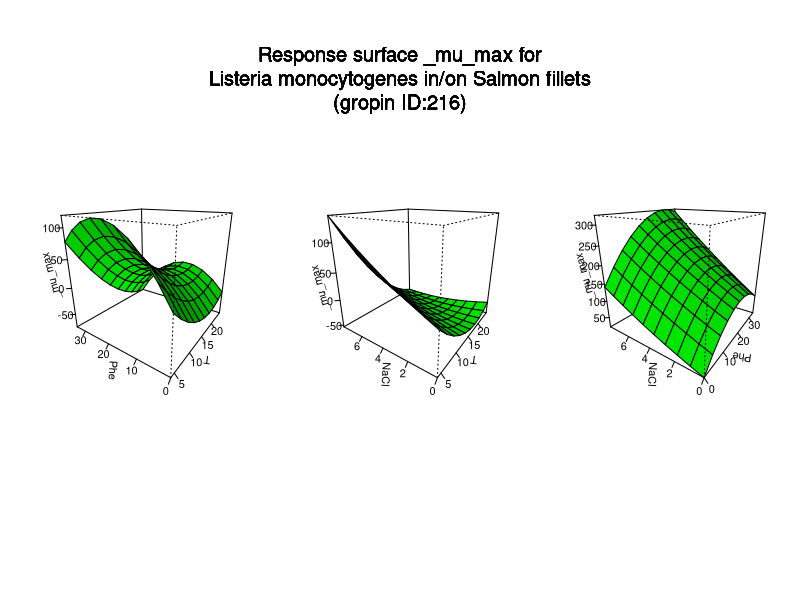

Here is the R script that generated this plot:
#############################
# start of Parameter script
#############################
T <- seq(4.004,24.975024975025,length.out=10)
Phe <- seq(0,33.966033966034,length.out=10)
NaCl <- seq(0,7.99200799200799,length.out=10)
#############################
# end of Parameter script
#############################
############################# 
# start of Model script Gropin ID 216 
#############################
 
# constant coefficients for this model
 
variables <- data.frame(T,Phe,NaCl)
argumentsPar <- unique.data.frame(expand.grid(variables))
 
# heart of the model
response_surface <- function(T,Phe,NaCl) {
   mumax <-(61.354-11.657*T+10.159*Phe+14.752*NaCl-0.147*(T*Phe)-0.863*(T*NaCl)+0.423*(Phe*NaCl)+0.321*(T^2)-0.231*(Phe^2)+0.485*(NaCl^2))

	return(mumax=mumax)
} 

# output parameters
responseSurface <- cbind(argumentsPar,response_surface(argumentsPar['T'],argumentsPar['Phe'],argumentsPar['NaCl']))
colnames(responseSurface) <- c(colnames(argumentsPar),'mumax')
#############################
# End of Model script
#############################
############################# 
# start of Visualisation script Gropin ID 216 
#############################
titleText <-'Response surface _mu_max for
Listeria monocytogenes in/on Salmon fillets
(gropin ID:216)'
argPar1 <- unique.data.frame(expand.grid(T,Phe))
argPar2 <- unique.data.frame(expand.grid(T,NaCl))
argPar3 <- unique.data.frame(expand.grid(Phe,NaCl))
z1 <- matrix(unlist(response_surface(T = argPar1[1],Phe = argPar1[2],NaCl = NaCl[1])),nrow=10)
z2 <- matrix(unlist(response_surface(T = argPar2[1],NaCl = argPar2[2],Phe = Phe[1])),nrow=10)
z3 <- matrix(unlist(response_surface(Phe = argPar3[1],NaCl = argPar3[2],T = T[1])),nrow=10)
# adding precaution if response surface is zero
myZLim1 <- range(z1)
if(myZLim1[1] == myZLim1[2]) myZLim1[2] <- myZLim1[2]+1
myZLim2 <- range(z2)
if(myZLim2[1] == myZLim2[2]) myZLim2[2] <- myZLim2[2]+1
myZLim3 <- range(z3)
if(myZLim3[1] == myZLim3[2]) myZLim3[2] <- myZLim3[2]+1
if(length(T)>1 & length(Phe)>1 & length(NaCl)>1) {
	par(mfrow = c(1,3))
	persp(T,Phe,z1,col = 'green',xlab='T',ylab='Phe',zlab='_mu_max',zlim=myZLim1,theta=305,phi=20,shade=0.25,ticktype = 'detailed')
	persp(T,NaCl,z2,col = 'green',xlab='T',ylab='NaCl',zlab='_mu_max',zlim=myZLim2,theta=305,phi=20,shade=0.25,ticktype = 'detailed')
	persp(Phe,NaCl,z3,col = 'green',xlab='Phe',ylab='NaCl',zlab='_mu_max',zlim=myZLim3,theta=305,phi=20,shade=0.25,ticktype = 'detailed')
	mtext(titleText,outer=T,  cex=1.2, line=-8.5, side=3)
} else {
		myPars <- unique.data.frame(expand.grid(T,Phe,NaCl))
		myZ <-matrix(unlist(response_surface(myPars[,1],myPars[,2],myPars[,3])),nrow=10)
		myZLim <- range(myZ)
if(myZLim[1] == myZLim[2]) myZLim[2] <- myZLim[2]+1
	if(length(NaCl)==1) {
		persp(T,Phe,myZ,col = 'green',xlab='T',ylab='Phe',zlab='_mu_max',main=titleText,sub=paste('other variable: NaCl =',round(NaCl,digits = 2)),zlim=myZLim,theta=305,phi=20,shade=0.25,ticktype = 'detailed')
	}
	if(length(Phe)==1) {
		persp(T,NaCl,myZ,col = 'green',xlab='T',ylab='NaCl',zlab='_mu_max',main=titleText,sub=paste('other variable: Phe =',round(Phe,digits = 2)),zlim=myZLim,theta=305,phi=20,shade=0.25,ticktype = 'detailed')
	}
	if(length(T)==1) {
		persp(Phe,NaCl,myZ,col = 'green',xlab='Phe',ylab='NaCl',zlab='_mu_max',main=titleText,sub=paste('other variable: T =',round(T,digits = 2)),zlim=myZLim,theta=305,phi=20,shade=0.25,ticktype = 'detailed')
	}
}
#############################
# End of Visualisation script
#############################
